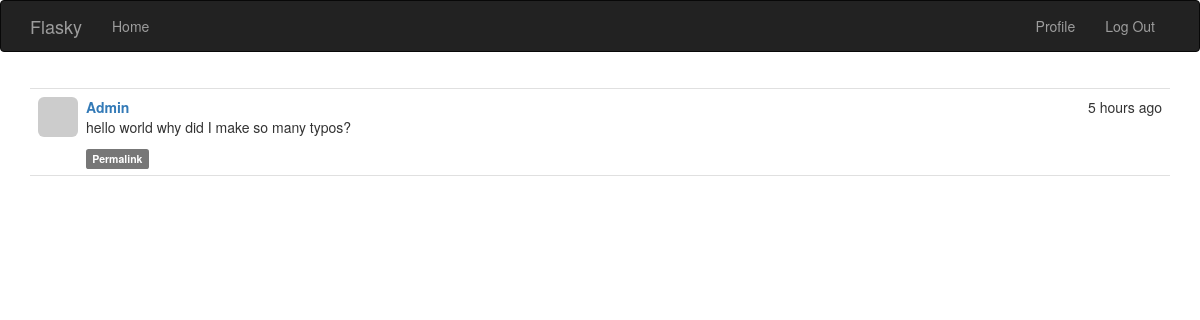
/post/109 (signed in), run on the app's committed database.
### app/models.py (models this page shows, shortened)
class Post(db.Model):
    __tablename__ = 'posts'
    id = db.Column(db.Integer, primary_key=True)
    body = db.Column(db.Text)
    timestamp = db.Column(db.DateTime, index=True, default=datetime.utcnow)
    author_id = db.Column(db.Integer, db.ForeignKey('users.id'))
    body_html = db.Column(db.Text)

class User(UserMixin, db.Model):
    __tablename__ = 'users'
    id = db.Column(db.Integer, primary_key=True)
    email = db.Column(db.String(64), unique=True, index=True)
    username = db.Column(db.String(64), unique=True, index=True)
    name = db.Column(db.String(64))
    role_id = db.Column(db.Integer, db.ForeignKey('roles.id'))
    password_hash = db.Column(db.String(128))
    confirmed = db.Column(db.Boolean, default=False)
    location = db.Column(db.String(64))
    about_me = db.Column(db.Text())
    member_since = db.Column(db.DateTime(), default=datetime.utcnow)
    last_seen = db.Column(db.DateTime(), default=datetime.utcnow)
    avatar_hash = db.Column(db.String(32))
    posts = db.relationship('Post', backref='author', lazy='dynamic')
    followed = db.relationship('Follow',
                               foreign_keys=[Follow.follower_id],
                               backref=db.backref('follower', lazy='joined'),
                               lazy='dynamic',
                               cascade='all, delete-orphan')
    followers = db.relationship('Follow',
                                foreign_keys=[Follow.followed_id],
                                backref=db.backref('followed', lazy='joined'),
                                lazy='dynamic',
                                cascade='all, delete-orphan')
    @property  # write-only property
    def password(self):
        raise AttributeError('password is not a readable attribute.')
    def can(self, permissions):
        return self.role is not None and \
            (self.role.permissions & permissions) == permissions
    def is_admin(self):
        return self.can(Permission.ADMINISTER)
    def ping(self):
        self.last_seen = datetime.utcnow()
        db.session.add(self)
    def gravatar(self, size=100, default='identicon', rating='pg'):
        if request.is_secure:
            url = 'https://secure.gravatar.com/avatar'
        else:
            url = 'http://www.gravatar.com/avatar'
        hash = self.avatar_hash or hashlib.md5(
            self.email.encode('utf-8')).hexdigest()
        return '{url}/{hash}?s={size}&d={default}&r={rating}'.format(url=url, hash=hash, size=size, default=default, rating=rating)

### app/main/views.py (the view)
@main.route('/post/<int:id>', methods=['GET', 'POST'])
def post(id):
    post = Post.query.get_or_404(id)
    return render_template('post.html', posts=[post])

### app/auth/views.py (called while the page is built)
@auth.before_app_request
def before_request():
	if current_user.is_authenticated():
		current_user.ping()
		if not current_user.confirmed and request.endpoint[:5] != 'auth.':
			return redirect(url_for('auth.unconfirmed'))

### app/main/__init__.py (called while the page is built)
@main.app_context_processor
def inject_permissions():
	return dict(Permission=Permission)

### app/models.py (called while the page is built)
@login_manager.user_loader
def load_user(user_id):
    return User.query.get(int(user_id))

### app/templates/post.html (shortened to what this page needs)
{% extends "base.html" %}
{% block page_content %}
	{% include "_posts.html" %}
{% endblock %}

### app/templates/_posts.html (shortened to what this page needs)
<ul class="posts">
		{% for post in posts %}
			<li class="post">
				<div class="profile-thumbnail">
					<a href="{{ url_for('main.user', username=post.author.username) }}">
						<img src="{{ post.author.gravatar(size=40) }}" class="img-rounded profile-thumbnail" alt="">
					</a>
				</div>
				<div class="post-content">
					<div class="post-date">
						{{ moment(post.timestamp).fromNow() }}
					</div>
					<div class="post-author">
						<a href="{{ url_for('main.user', username=post.author.username) }}">{{ post.author.username }}</a>
					</div>
					<div class="post-body">
						{% if post.body_html %}
							{{ post.body_html | safe }}
						{% else %}
							{{ post.body }}
						{% endif %}
					</div>
					<div class="post-footer">
						<a href="{{ url_for('.post', id=post.id) }}">
							<span class="label label-default">Permalink</span>
						</a>
					</div>
				</div>
			</li>
		{% endfor %}
	</ul>

### app/static/styles.css (style rules this page uses)
.profile-thumbnail { position: absolute; width: 40px; height: 40px; }
ul.posts { list-style-type: none; padding: 0px; margin: 16px 0px 0px 0px; border-top: 1px solid #e0e0e0; }
ul.posts li.post { padding: 8px; border-bottom: 1px solid #e0e0e0; }
div.post-date { float: right; }
div.post-author { font-weight: bold; }
div.post-content { margin-left: 48px; min-height: 48px; }

### data on the page
Post: timestamp "5 hours ago", author.username "Admin", body_html "hello world why did I make so many typos?"
